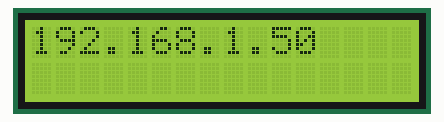
This sketch was run on a simulated ESP8266 (NodeMCU). Parts: 16×2 character LCD. WiFi joins after 1.5 s; servers stay silent unless stated; what the sketch prints to the serial monitor is not drawn.

Above: at 1.6 s.
At 2.6 s:
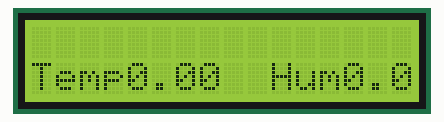

Measured:
- what the display in image 0 shows lasts 1.0 s, from 1.6 s to 2.6 s

The sketch:

firebase_project_1_DHT_LCD.ino
```cpp
#include <ESP8266WiFi.h>
#include <dht.h>
#include  <Wire.h>
#include  <LiquidCrystal_I2C.h>


LiquidCrystal_I2C lcd(0x27, 2, 1, 0, 4, 5, 6, 7, 3, POSITIVE);


const char *ssid =  "Fedora_2G";     // replace with your wifi ssid and wpa2 key
const char *password =  "Muhammed1984$";

dht DHT;

#define DHT11_PIN 2


void setup() {

  // initialize LCD
  lcd.begin(16,2);
  // turn on LCD backlight
  lcd.backlight();


  Serial.begin(115200);

  // Connect to Wi-Fi network with SSID and password
  Serial.print("Connecting to ");
  Serial.println(ssid);
  WiFi.begin(ssid, password);
  while (WiFi.status() != WL_CONNECTED) {
    delay(500);
    Serial.print(".");
  }
  // Print local IP address and start web server
  Serial.println("");
  Serial.println("WiFi connected.");
  Serial.println("IP address: ");
  Serial.println(WiFi.localIP());
}

void loop(){

  // set cursor to first column, first row
  lcd.setCursor(0, 0);
  // print message
  lcd.print(  WiFi.localIP()   );
  delay(1000);
  // clears the display to print new message
  lcd.clear();
  // set cursor to first column, second row
  lcd.setCursor(0,1);
  lcd.print("Temp");
  lcd.println(DHT.temperature);
  lcd.print("Hum");
  lcd.println(DHT.humidity);

  delay(1000);
  lcd.clear();


}
```
